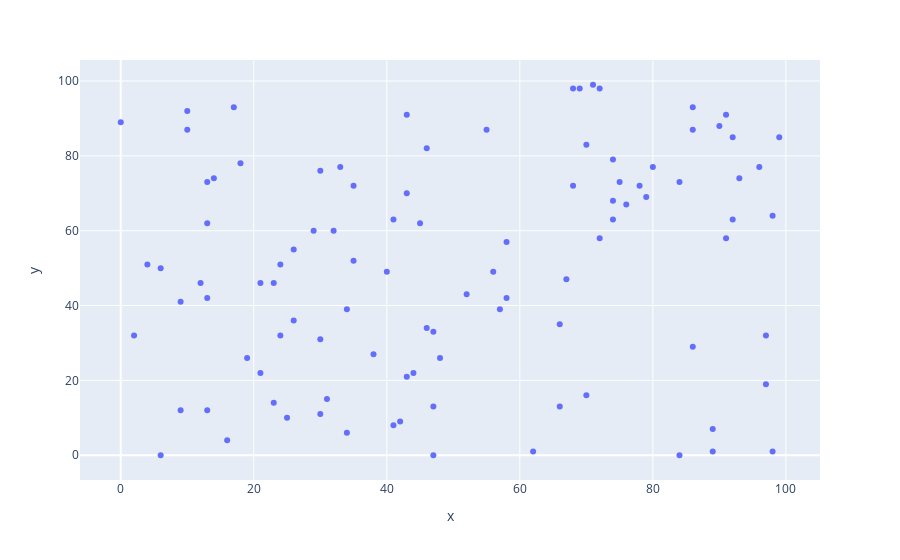

The cell this chart's notebook holds for it:
### Markdown cell above
Lets use the data from the df3 dataframe.

### Code cell
fig = px.scatter(x=df3['A'], y=df3['B'])
fig

### Figure 1 — Plotly figure (JSON) as saved in the notebook; plotly's stock layout.template omitted (floating-point values rounded to 4 significant figures)
{"data": [{"hovertemplate": "x=%{x}<br>y=%{y}<extra></extra>", "legendgroup": "", "marker": {"color": "#636efa", "symbol": "circle"}, "mode": "markers", "name": "", "orientation": "v", "showlegend": false, "type": "scatter", "x": [21, 31, 29, 74, 30, 41, 9, 6, 98, 55, 75, 43, 70, 44, 13, 52, 43, 21, 19, 58, 16, 91, 13, 13, 0, 24, 97, 46, 47, 10, 10, 12, 30, 26, 78, 46, 68, 43, 42, 17, 38, 47, 13, 40, 24, 57, 18, 47, 4, 79, 98, 71, 26, 74, 2, 30, 86, 14, 66, 84, 66, 90, 89, 74, 25, 23, 89, 72, 58, 62, 32, 70, 84, 67, 86, 97, 69, 48, 33, 45, 99, 56, 41, 9, 76, 23, 35, 96, 91, 92, 34, 68, 93, 86, 34, 35, 6, 92, 80, 72], "xaxis": "x", "y": [46, 15, 60, 68, 76, 8, 41, 50, 64, 87, 73, 70, 83, 22, 42, 43, 91, 22, 26, 57, 4, 91, 12, 62, 89, 51, 19, 34, 13, 87, 92, 46, 11, 36, 72, 82, 72, 21, 9, 93, 27, 0, 73, 49, 32, 39, 78, 33, 51, 69, 1, 99, 55, 79, 32, 31, 93, 74, 13, 73, 35, 88, 1, 63, 10, 46, 7, 58, 42, 1, 60, 16, 0, 47, 87, 32, 98, 26, 77, 62, 85, 49, 63, 12, 67, 14, 52, 77, 58, 63, 6, 98, 74, 29, 39, 72, 0, 85, 77, 98], "yaxis": "y"}], "layout": {"legend": {"tracegroupgap": 0}, "margin": {"t": 60}, "xaxis": {"anchor": "y", "domain": [0, 1], "title": {"text": "x"}}, "yaxis": {"anchor": "x", "domain": [0, 1], "title": {"text": "y"}}}}
